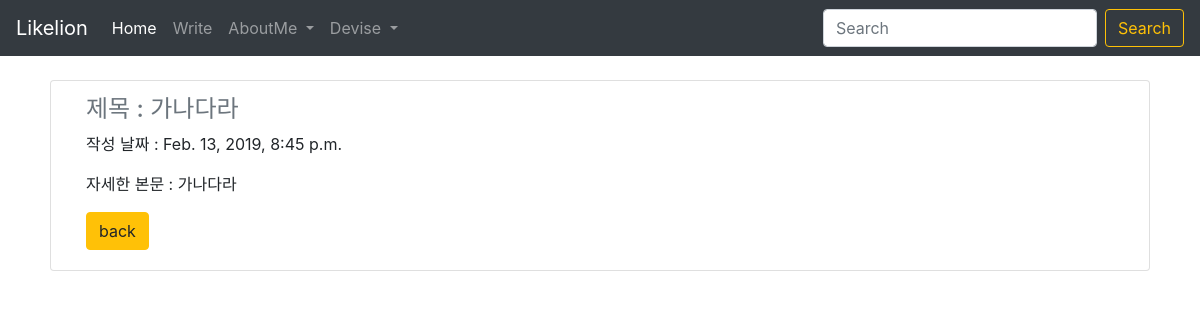
Screenshot of /myblog/29 with the database file from the repository.
### myblog/models.py (models this page shows, shortened)
class Myblog(models.Model):
  title = models.CharField(max_length=200)
  pub_date = models.DateTimeField('date published')
  body = models.TextField()

### myblog/views.py (the view)
# urls.py: path('myblog/<int:blog_id>',myblog.views.detail, name="detail"),
def detail(request, blog_id):
  blog_detail = get_object_or_404(Myblog, pk = blog_id)
  return render(request, 'detail.html', {'myblog':blog_detail})

### myblog/templates/detail.html
{%extends 'base.html'%}
{%block contents%}
<body>
  <div class="card mx-auto col-md-11">
    <div class="card-body">
      <h4 class="card-subtitle mb-2 text-muted">제목 : {{myblog.title}}</h4>
      <p class="card-text">작성 날짜 : {{myblog.pub_date}}</p>
      <p class="card-text">자세한 본문 : {{myblog.body}}</p>
      <a href="{%url 'home' %}" class="btn btn-warning">back</a>
    </div>
  </div>
</body>
{%endblock%}

### rows the page displays
Myblog: title "가나다라", pub_date "Feb. 13, 2019, 8:45 p.m.", body "가나다라"
